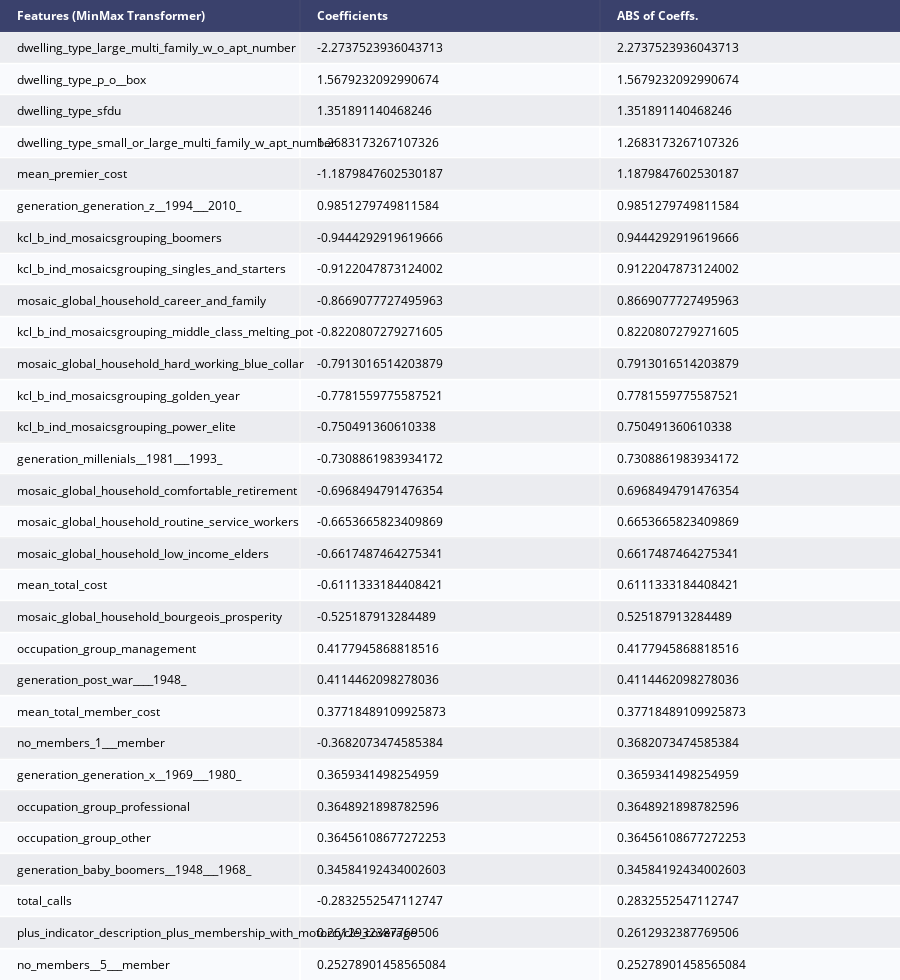

Source (notebook cell):
### Code cell
coef_df_lgr = pd.DataFrame({'feature':testX.columns, 'coefs': lr.coef_[0]})
coef_df_lgr["abs_coeff"] = coef_df_lgr['coefs'].abs()
coef_df_lgr.sort_values("abs_coeff",ascending=False,inplace=True)
coef_df_lgr.nlargest(30,columns=["abs_coeff"])
counts_df_lgr = pd.DataFrame(coef_df_lgr.nlargest(30,columns=["abs_coeff"]), index=None)
#counts.reset_index(inplace=True)
counts_df_lgr.rename(columns={"feature": "Features (MinMax Transformer)", 'coefs':'Coefficients', 'abs_coeff': "ABS of Coeffs."}, inplace=True)
fig = ff.create_table(counts_df_lgr, height_constant=30, index=False)
fig.write_image(var_to_predict_save+'_lr_coef.png')
py.iplot(fig)

### Figure 1 — Plotly figure (JSON) as saved in the notebook; plotly's stock layout.template omitted (floating-point values rounded to 4 significant figures)
{"data": [{"colorscale": [[0, "#00083e"], [0.5, "#ededee"], [1, "#ffffff"]], "hoverinfo": "none", "opacity": 0.75, "showscale": false, "type": "heatmap", "z": [[0, 0, 0], [0.5, 0.5, 0.5], [1, 1, 1], [0.5, 0.5, 0.5], [1, 1, 1], [0.5, 0.5, 0.5], [1, 1, 1], [0.5, 0.5, 0.5], [1, 1, 1], [0.5, 0.5, 0.5], [1, 1, 1], [0.5, 0.5, 0.5], [1, 1, 1], [0.5, 0.5, 0.5], [1, 1, 1], [0.5, 0.5, 0.5], [1, 1, 1], [0.5, 0.5, 0.5], [1, 1, 1], [0.5, 0.5, 0.5], [1, 1, 1], [0.5, 0.5, 0.5], [1, 1, 1], [0.5, 0.5, 0.5], [1, 1, 1], [0.5, 0.5, 0.5], [1, 1, 1], [0.5, 0.5, 0.5], [1, 1, 1], [0.5, 0.5, 0.5], [1, 1, 1]]}], "layout": {"annotations": [{"align": "left", "font": {"color": "#ffffff"}, "showarrow": false, "text": "<b>Features (MinMax Transformer)</b>", "x": -0.45, "xanchor": "left", "xref": "x", "y": 0, "yref": "y"}, {"align": "left", "font": {"color": "#ffffff"}, "showarrow": false, "text": "<b>Coefficients</b>", "x": 0.55, "xanchor": "left", "xref": "x", "y": 0, "yref": "y"}, {"align": "left", "font": {"color": "#ffffff"}, "showarrow": false, "text": "<b>ABS of Coeffs.</b>", "x": 1.55, "xanchor": "left", "xref": "x", "y": 0, "yref": "y"}, {"align": "left", "font": {"color": "#000000"}, "showarrow": false, "text": "dwelling_type_large_multi_family_w_o_apt_number", "x": -0.45, "xanchor": "left", "xref": "x", "y": 1, "yref": "y"}, {"align": "left", "font": {"color": "#000000"}, "showarrow": false, "text": "-2.2737523936043713", "x": 0.55, "xanchor": "left", "xref": "x", "y": 1, "yref": "y"}, {"align": "left", "font": {"color": "#000000"}, "showarrow": false, "text": "2.2737523936043713", "x": 1.55, "xanchor": "left", "xref": "x", "y": 1, "yref": "y"}, {"align": "left", "font": {"color": "#000000"}, "showarrow": false, "text": "dwelling_type_p_o__box", "x": -0.45, "xanchor": "left", "xref": "x", "y": 2, "yref": "y"}, {"align": "left", "font": {"color": "#000000"}, "showarrow": false, "text": "1.5679232092990674", "x": 0.55, "xanchor": "left", "xref": "x", "y": 2, "yref": "y"}, {"align": "left", "font": {"color": "#000000"}, "showarrow": false, "text": "1.5679232092990674", "x": 1.55, "xanchor": "left", "xref": "x", "y": 2, "yref": "y"}, {"align": "left", "font": {"color": "#000000"}, "showarrow": false, "text": "dwelling_type_sfdu", "x": -0.45, "xanchor": "left", "xref": "x", "y": 3, "yref": "y"}, {"align": "left", "font": {"color": "#000000"}, "showarrow": false, "text": "1.351891140468246", "x": 0.55, "xanchor": "left", "xref": "x", "y": 3, "yref": "y"}, {"align": "left", "font": {"color": "#000000"}, "showarrow": false, "text": "1.351891140468246", "x": 1.55, "xanchor": "left", "xref": "x", "y": 3, "yref": "y"}, {"align": "left", "font": {"color": "#000000"}, "showarrow": false, "text": "dwelling_type_small_or_large_multi_family_w_apt_number", "x": -0.45, "xanchor": "left", "xref": "x", "y": 4, "yref": "y"}, {"align": "left", "font": {"color": "#000000"}, "showarrow": false, "text": "1.2683173267107326", "x": 0.55, "xanchor": "left", "xref": "x", "y": 4, "yref": "y"}, {"align": "left", "font": {"color": "#000000"}, "showarrow": false, "text": "1.2683173267107326", "x": 1.55, "xanchor": "left", "xref": "x", "y": 4, "yref": "y"}, {"align": "left", "font": {"color": "#000000"}, "showarrow": false, "text": "mean_premier_cost", "x": -0.45, "xanchor": "left", "xref": "x", "y": 5, "yref": "y"}, {"align": "left", "font": {"color": "#000000"}, "showarrow": false, "text": "-1.1879847602530187", "x": 0.55, "xanchor": "left", "xref": "x", "y": 5, "yref": "y"}, {"align": "left", "font": {"color": "#000000"}, "showarrow": false, "text": "1.1879847602530187", "x": 1.55, "xanchor": "left", "xref": "x", "y": 5, "yref": "y"}, {"align": "left", "font": {"color": "#000000"}, "showarrow": false, "text": "generation_generation_z__1994___2010_", "x": -0.45, "xanchor": "left", "xref": "x", "y": 6, "yref": "y"}, {"align": "left", "font": {"color": "#000000"}, "showarrow": false, "text": "0.9851279749811584", "x": 0.55, "xanchor": "left", "xref": "x", "y": 6, "yref": "y"}, {"align": "left", "font": {"color": "#000000"}, "showarrow": false, "text": "0.9851279749811584", "x": 1.55, "xanchor": "left", "xref": "x", "y": 6, "yref": "y"}, {"align": "left", "font": {"color": "#000000"}, "showarrow": false, "text": "kcl_b_ind_mosaicsgrouping_boomers", "x": -0.45, "xanchor": "left", "xref": "x", "y": 7, "yref": "y"}, {"align": "left", "font": {"color": "#000000"}, "showarrow": false, "text": "-0.9444292919619666", "x": 0.55, "xanchor": "left", "xref": "x", "y": 7, "yref": "y"}, {"align": "left", "font": {"color": "#000000"}, "showarrow": false, "text": "0.9444292919619666", "x": 1.55, "xanchor": "left", "xref": "x", "y": 7, "yref": "y"}, {"align": "left", "font": {"color": "#000000"}, "showarrow": false, "text": "kcl_b_ind_mosaicsgrouping_singles_and_starters", "x": -0.45, "xanchor": "left", "xref": "x", "y": 8, "yref": "y"}, {"align": "left", "font": {"color": "#000000"}, "showarrow": false, "text": "-0.9122047873124002", "x": 0.55, "xanchor": "left", "xref": "x", "y": 8, "yref": "y"}, {"align": "left", "font": {"color": "#000000"}, "showarrow": false, "text": "0.9122047873124002", "x": 1.55, "xanchor": "left", "xref": "x", "y": 8, "yref": "y"}, {"align": "left", "font": {"color": "#000000"}, "showarrow": false, "text": "mosaic_global_household_career_and_family", "x": -0.45, "xanchor": "left", "xref": "x", "y": 9, "yref": "y"}, {"align": "left", "font": {"color": "#000000"}, "showarrow": false, "text": "-0.8669077727495963", "x": 0.55, "xanchor": "left", "xref": "x", "y": 9, "yref": "y"}, {"align": "left", "font": {"color": "#000000"}, "showarrow": false, "text": "0.8669077727495963", "x": 1.55, "xanchor": "left", "xref": "x", "y": 9, "yref": "y"}, {"align": "left", "font": {"color": "#000000"}, "showarrow": false, "text": "kcl_b_ind_mosaicsgrouping_middle_class_melting_pot", "x": -0.45, "xanchor": "left", "xref": "x", "y": 10, "yref": "y"}, {"align": "left", "font": {"color": "#000000"}, "showarrow": false, "text": "-0.8220807279271605", "x": 0.55, "xanchor": "left", "xref": "x", "y": 10, "yref": "y"}, {"align": "left", "font": {"color": "#000000"}, "showarrow": false, "text": "0.8220807279271605", "x": 1.55, "xanchor": "left", "xref": "x", "y": 10, "yref": "y"}, {"align": "left", "font": {"color": "#000000"}, "showarrow": false, "text": "mosaic_global_household_hard_working_blue_collar", "x": -0.45, "xanchor": "left", "xref": "x", "y": 11, "yref": "y"}, {"align": "left", "font": {"color": "#000000"}, "showarrow": false, "text": "-0.7913016514203879", "x": 0.55, "xanchor": "left", "xref": "x", "y": 11, "yref": "y"}, {"align": "left", "font": {"color": "#000000"}, "showarrow": false, "text": "0.7913016514203879", "x": 1.55, "xanchor": "left", "xref": "x", "y": 11, "yref": "y"}, {"align": "left", "font": {"color": "#000000"}, "showarrow": false, "text": "kcl_b_ind_mosaicsgrouping_golden_year", "x": -0.45, "xanchor": "left", "xref": "x", "y": 12, "yref": "y"}, {"align": "left", "font": {"color": "#000000"}, "showarrow": false, "text": "-0.7781559775587521", "x": 0.55, "xanchor": "left", "xref": "x", "y": 12, "yref": "y"}, {"align": "left", "font": {"color": "#000000"}, "showarrow": false, "text": "0.7781559775587521", "x": 1.55, "xanchor": "left", "xref": "x", "y": 12, "yref": "y"}, {"align": "left", "font": {"color": "#000000"}, "showarrow": false, "text": "kcl_b_ind_mosaicsgrouping_power_elite", "x": -0.45, "xanchor": "left", "xref": "x", "y": 13, "yref": "y"}, {"align": "left", "font": {"color": "#000000"}, "showarrow": false, "text": "-0.750491360610338", "x": 0.55, "xanchor": "left", "xref": "x", "y": 13, "yref": "y"}, {"align": "left", "font": {"color": "#000000"}, "showarrow": false, "text": "0.750491360610338", "x": 1.55, "xanchor": "left", "xref": "x", "y": 13, "yref": "y"}, {"align": "left", "font": {"color": "#000000"}, "showarrow": false, "text": "generation_millenials__1981___1993_", "x": -0.45, "xanchor": "left", "xref": "x", "y": 14, "yref": "y"}, {"align": "left", "font": {"color": "#000000"}, "showarrow": false, "text": "-0.7308861983934172", "x": 0.55, "xanchor": "left", "xref": "x", "y": 14, "yref": "y"}, {"align": "left", "font": {"color": "#000000"}, "showarrow": false, "text": "0.7308861983934172", "x": 1.55, "xanchor": "left", "xref": "x", "y": 14, "yref": "y"}, {"align": "left", "font": {"color": "#000000"}, "showarrow": false, "text": "mosaic_global_household_comfortable_retirement", "x": -0.45, "xanchor": "left", "xref": "x", "y": 15, "yref": "y"}, {"align": "left", "font": {"color": "#000000"}, "showarrow": false, "text": "-0.6968494791476354", "x": 0.55, "xanchor": "left", "xref": "x", "y": 15, "yref": "y"}, {"align": "left", "font": {"color": "#000000"}, "showarrow": false, "text": "0.6968494791476354", "x": 1.55, "xanchor": "left", "xref": "x", "y": 15, "yref": "y"}, {"align": "left", "font": {"color": "#000000"}, "showarrow": false, "text": "mosaic_global_household_routine_service_workers", "x": -0.45, "xanchor": "left", "xref": "x", "y": 16, "yref": "y"}, {"align": "left", "font": {"color": "#000000"}, "showarrow": false, "text": "-0.6653665823409869", "x": 0.55, "xanchor": "left", "xref": "x", "y": 16, "yref": "y"}, {"align": "left", "font": {"color": "#000000"}, "showarrow": false, "text": "0.6653665823409869", "x": 1.55, "xanchor": "left", "xref": "x", "y": 16, "yref": "y"}, {"align": "left", "font": {"color": "#000000"}, "showarrow": false, "text": "mosaic_global_household_low_income_elders", "x": -0.45, "xanchor": "left", "xref": "x", "y": 17, "yref": "y"}, {"align": "left", "font": {"color": "#000000"}, "showarrow": false, "text": "-0.6617487464275341", "x": 0.55, "xanchor": "left", "xref": "x", "y": 17, "yref": "y"}, {"align": "left", "font": {"color": "#000000"}, "showarrow": false, "text": "0.6617487464275341", "x": 1.55, "xanchor": "left", "xref": "x", "y": 17, "yref": "y"}, {"align": "left", "font": {"color": "#000000"}, "showarrow": false, "text": "mean_total_cost", "x": -0.45, "xanchor": "left", "xref": "x", "y": 18, "yref": "y"}, {"align": "left", "font": {"color": "#000000"}, "showarrow": false, "text": "-0.6111333184408421", "x": 0.55, "xanchor": "left", "xref": "x", "y": 18, "yref": "y"}, {"align": "left", "font": {"color": "#000000"}, "showarrow": false, "text": "0.6111333184408421", "x": 1.55, "xanchor": "left", "xref": "x", "y": 18, "yref": "y"}, {"align": "left", "font": {"color": "#000000"}, "showarrow": false, "text": "mosaic_global_household_bourgeois_prosperity", "x": -0.45, "xanchor": "left", "xref": "x", "y": 19, "yref": "y"}, {"align": "left", "font": {"color": "#000000"}, "showarrow": false, "text": "-0.525187913284489", "x": 0.55, "xanchor": "left", "xref": "x", "y": 19, "yref": "y"}, {"align": "left", "font": {"color": "#000000"}, "showarrow": false, "text": "0.525187913284489", "x": 1.55, "xanchor": "left", "xref": "x", "y": 19, "yref": "y"}, {"align": "left", "font": {"color": "#000000"}, "showarrow": false, "text": "occupation_group_management", "x": -0.45, "xanchor": "left", "xref": "x", "y": 20, "yref": "y"}, {"align": "left", "font": {"color": "#000000"}, "showarrow": false, "text": "0.4177945868818516", "x": 0.55, "xanchor": "left", "xref": "x", "y": 20, "yref": "y"}, {"align": "left", "font": {"color": "#000000"}, "showarrow": false, "text": "0.4177945868818516", "x": 1.55, "xanchor": "left", "xref": "x", "y": 20, "yref": "y"}, {"align": "left", "font": {"color": "#000000"}, "showarrow": false, "text": "generation_post_war____1948_", "x": -0.45, "xanchor": "left", "xref": "x", "y": 21, "yref": "y"}, {"align": "left", "font": {"color": "#000000"}, "showarrow": false, "text": "0.4114462098278036", "x": 0.55, "xanchor": "left", "xref": "x", "y": 21, "yref": "y"}, {"align": "left", "font": {"color": "#000000"}, "showarrow": false, "text": "0.4114462098278036", "x": 1.55, "xanchor": "left", "xref": "x", "y": 21, "yref": "y"}, {"align": "left", "font": {"color": "#000000"}, "showarrow": false, "text": "mean_total_member_cost", "x": -0.45, "xanchor": "left", "xref": "x", "y": 22, "yref": "y"}, {"align": "left", "font": {"color": "#000000"}, "showarrow": false, "text": "0.37718489109925873", "x": 0.55, "xanchor": "left", "xref": "x", "y": 22, "yref": "y"}, {"align": "left", "font": {"color": "#000000"}, "showarrow": false, "text": "0.37718489109925873", "x": 1.55, "xanchor": "left", "xref": "x", "y": 22, "yref": "y"}, {"align": "left", "font": {"color": "#000000"}, "showarrow": false, "text": "no_members_1___member", "x": -0.45, "xanchor": "left", "xref": "x", "y": 23, "yref": "y"}, {"align": "left", "font": {"color": "#000000"}, "showarrow": false, "text": "-0.3682073474585384", "x": 0.55, "xanchor": "left", "xref": "x", "y": 23, "yref": "y"}, {"align": "left", "font": {"color": "#000000"}, "showarrow": false, "text": "0.3682073474585384", "x": 1.55, "xanchor": "left", "xref": "x", "y": 23, "yref": "y"}, {"align": "left", "font": {"color": "#000000"}, "showarrow": false, "text": "generation_generation_x__1969___1980_", "x": -0.45, "xanchor": "left", "xref": "x", "y": 24, "yref": "y"}, {"align": "left", "font": {"color": "#000000"}, "showarrow": false, "text": "0.3659341498254959", "x": 0.55, "xanchor": "left", "xref": "x", "y": 24, "yref": "y"}, {"align": "left", "font": {"color": "#000000"}, "showarrow": false, "text": "0.3659341498254959", "x": 1.55, "xanchor": "left", "xref": "x", "y": 24, "yref": "y"}, {"align": "left", "font": {"color": "#000000"}, "showarrow": false, "text": "occupation_group_professional", "x": -0.45, "xanchor": "left", "xref": "x", "y": 25, "yref": "y"}, {"align": "left", "font": {"color": "#000000"}, "showarrow": false, "text": "0.3648921898782596", "x": 0.55, "xanchor": "left", "xref": "x", "y": 25, "yref": "y"}, {"align": "left", "font": {"color": "#000000"}, "showarrow": false, "text": "0.3648921898782596", "x": 1.55, "xanchor": "left", "xref": "x", "y": 25, "yref": "y"}, {"align": "left", "font": {"color": "#000000"}, "showarrow": false, "text": "occupation_group_other", "x": -0.45, "xanchor": "left", "xref": "x", "y": 26, "yref": "y"}, {"align": "left", "font": {"color": "#000000"}, "showarrow": false, "text": "0.36456108677272253", "x": 0.55, "xanchor": "left", "xref": "x", "y": 26, "yref": "y"}, {"align": "left", "font": {"color": "#000000"}, "showarrow": false, "text": "0.36456108677272253", "x": 1.55, "xanchor": "left", "xref": "x", "y": 26, "yref": "y"}, {"align": "left", "font": {"color": "#000000"}, "showarrow": false, "text": "generation_baby_boomers__1948___1968_", "x": -0.45, "xanchor": "left", "xref": "x", "y": 27, "yref": "y"}, {"align": "left", "font": {"color": "#000000"}, "showarrow": false, "text": "0.34584192434002603", "x": 0.55, "xanchor": "left", "xref": "x", "y": 27, "yref": "y"}, {"align": "left", "font": {"color": "#000000"}, "showarrow": false, "text": "0.34584192434002603", "x": 1.55, "xanchor": "left", "xref": "x", "y": 27, "yref": "y"}, {"align": "left", "font": {"color": "#000000"}, "showarrow": false, "text": "total_calls", "x": -0.45, "xanchor": "left", "xref": "x", "y": 28, "yref": "y"}, {"align": "left", "font": {"color": "#000000"}, "showarrow": false, "text": "-0.2832552547112747", "x": 0.55, "xanchor": "left", "xref": "x", "y": 28, "yref": "y"}, {"align": "left", "font": {"color": "#000000"}, "showarrow": false, "text": "0.2832552547112747", "x": 1.55, "xanchor": "left", "xref": "x", "y": 28, "yref": "y"}, {"align": "left", "font": {"color": "#000000"}, "showarrow": false, "text": "plus_indicator_description_plus_membership_with_motorcycle_coverage", "x": -0.45, "xanchor": "left", "xref": "x", "y": 29, "yref": "y"}, {"align": "left", "font": {"color": "#000000"}, "showarrow": false, "text": "0.2612932387769506", "x": 0.55, "xanchor": "left", "xref": "x", "y": 29, "yref": "y"}, {"align": "left", "font": {"color": "#000000"}, "showarrow": false, "text": "0.2612932387769506", "x": 1.55, "xanchor": "left", "xref": "x", "y": 29, "yref": "y"}, {"align": "left", "font": {"color": "#000000"}, "showarrow": false, "text": "no_members__5___member", "x": -0.45, "xanchor": "left", "xref": "x", "y": 30, "yref": "y"}, {"align": "left", "font": {"color": "#000000"}, "showarrow": false, "text": "0.25278901458565084", "x": 0.55, "xanchor": "left", "xref": "x", "y": 30, "yref": "y"}, {"align": "left", "font": {"color": "#000000"}, "showarrow": false, "text": "0.25278901458565084", "x": 1.55, "xanchor": "left", "xref": "x", "y": 30, "yref": "y"}], "height": 980, "margin": {"b": 0, "l": 0, "r": 0, "t": 0}, "xaxis": {"dtick": 1, "gridwidth": 2, "showticklabels": false, "tick0": -0.5, "ticks": "", "zeroline": false}, "yaxis": {"autorange": "reversed", "dtick": 1, "gridwidth": 2, "showticklabels": false, "tick0": 0.5, "ticks": "", "zeroline": false}}}
